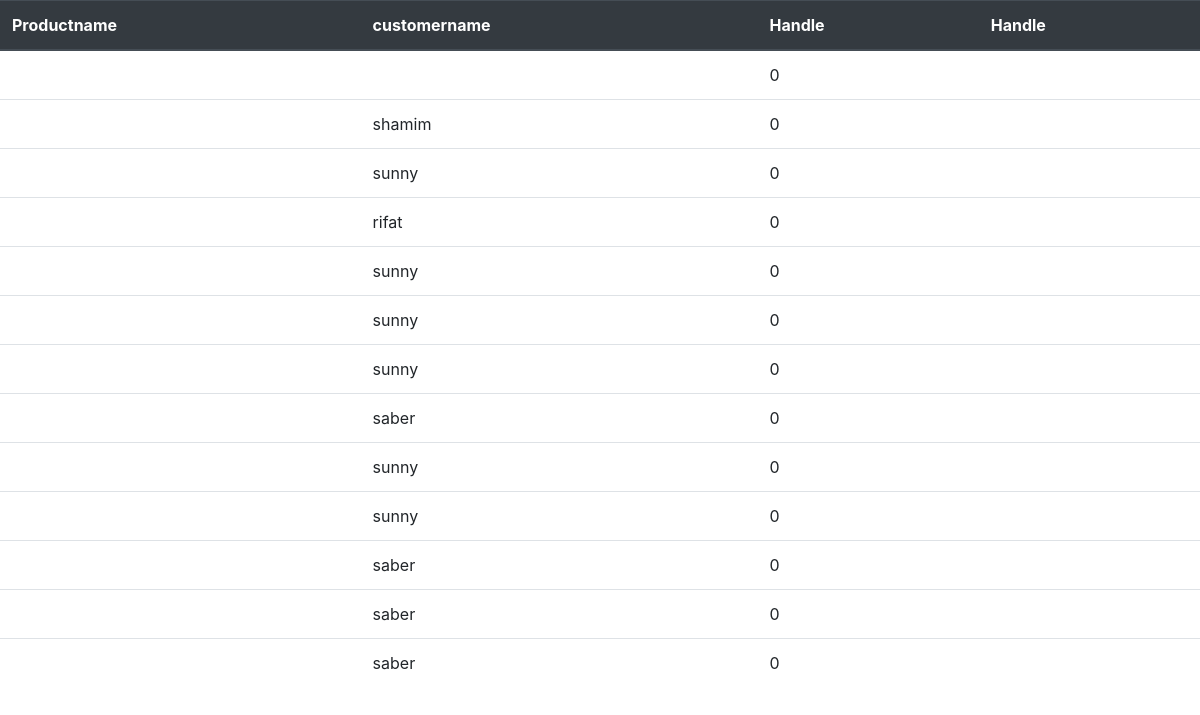
/soldlist (signed in), run on an earlier commit of the app's database.
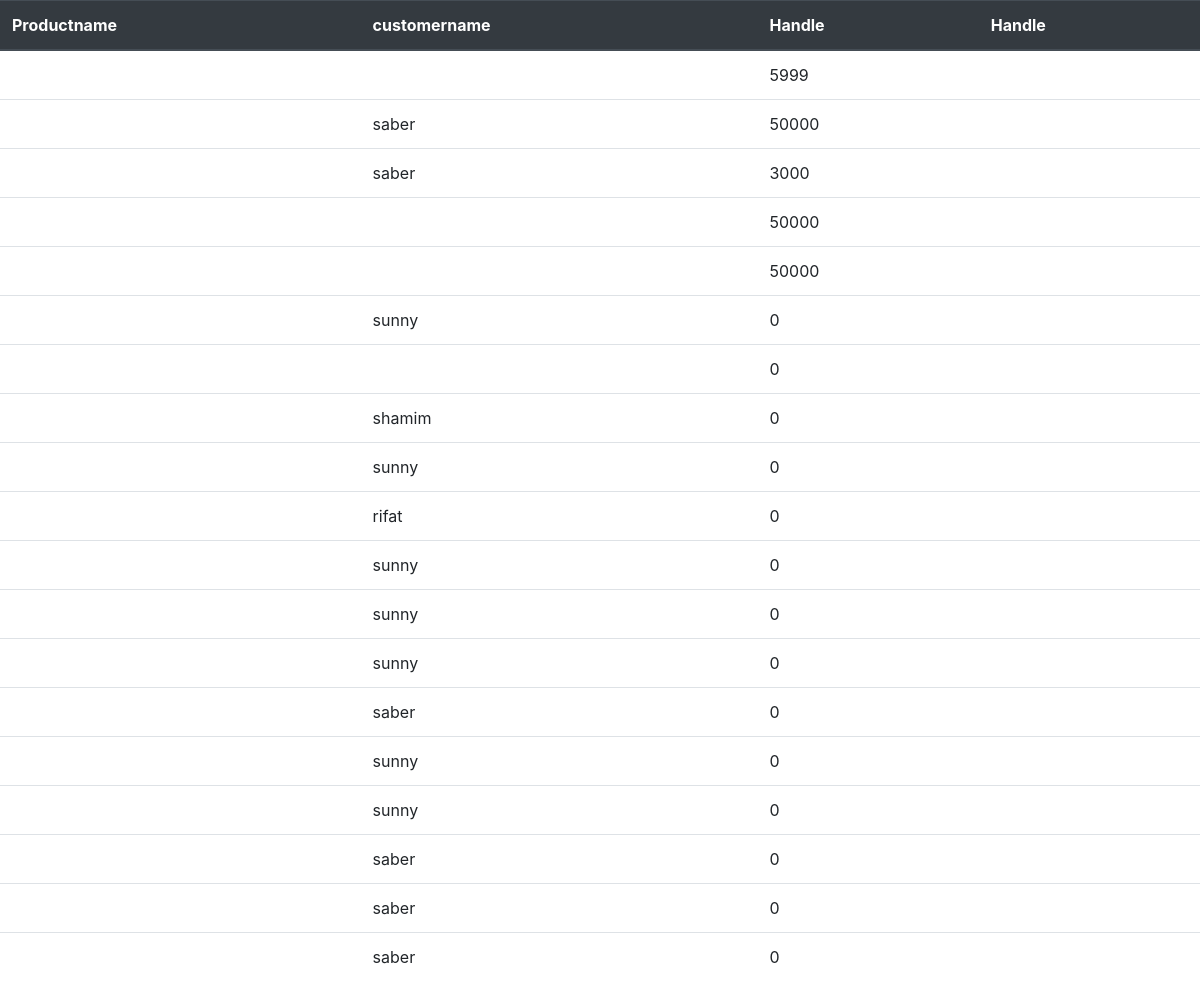
And on a later commit of the database.
### core/models.py (models this page shows, shortened)
class Order(models.Model):
    user = models.ForeignKey(User, on_delete=models.CASCADE)
    customer = models.ForeignKey(Customer, on_delete=models.CASCADE,blank=True,null=True)
    UserItem  = models.ManyToManyField(UserItem,blank=True)
    left = models.DecimalField(
        decimal_places=0,
        max_digits=10,
        validators=[MinValueValidator(0)],
        default=0,
        null=True
    )
    name = models.CharField(max_length=200,null=True,blank=True)
    address = models.CharField(max_length=200,null=True,blank=True)
    paid = models.PositiveIntegerField(default=0,null=True)
    Phone = models.CharField(max_length=200,null=True,blank=True)

class Customer(models.Model):
    name = models.CharField(max_length=200)
    address = models.CharField(max_length=200)
    Phone = models.CharField(max_length=200)

### core/views.py (the view)
# urls.py: path('soldlist', views.soldlist, name='dataupdate'),
@login_required
def soldlist(request):
         orders=Order.objects.all().order_by('-id')
         context = {#'category': category,
               'orders': orders,
               }
         return render(request, 'core/a.html',context)

### core/templates/core/a.html (shortened to what this page needs)
<!doctype html>
<html lang="en">
  <head>
    <link rel="stylesheet" href="https://cdn.jsdelivr.net/npm/bootstrap@4.4.1/dist/css/bootstrap.min.css">
  </head>
  <body>
    <table class="table">
        <thead class="thead-dark">
          <tr>
            <th scope="col">Productname</th>
            <th scope="col">customername</th>
            <th scope="col">Handle</th>
            <th scope="col">Handle</th>
          </tr>
        </thead>
        <tbody>
            {% for rs in orders %}
            <tr>
                <td >{{ rs.product.name}} </td>
                <td >{{ rs.customer.name}}</td>
                <td >{{rs.paid}} </td>
                <td>{{ rs.added | date:"F d, Y"}}</td>
            </tr>
        {% endfor %}
        </tbody>
      </table>
  </body>
</html>

What changed in the data, as far as the page shows it:
added Order: paid "5999"
added Order: customer.name "saber", paid "50000"
added Order: customer.name "saber", paid "3000"
added Order: paid "50000"
added Order: paid "50000"
added Order: customer.name "sunny", paid "0"
